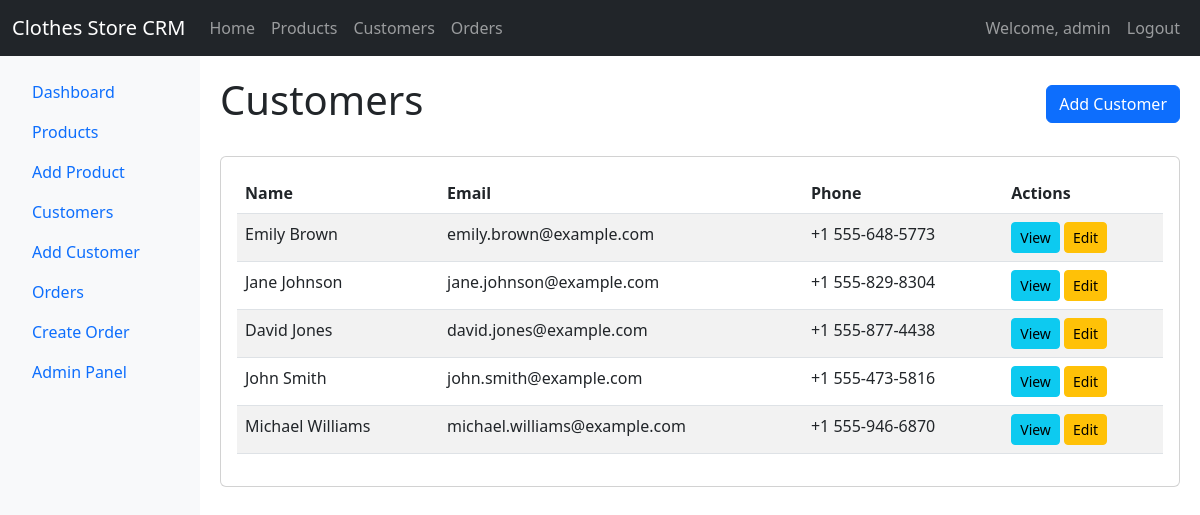
The page /customers/ (signed in) on the database its author committed.
### core/models.py (models this page shows, shortened)
class Customer(models.Model):
    first_name = models.CharField(max_length=50)
    last_name = models.CharField(max_length=50)
    email = models.EmailField(unique=True)
    phone_number = models.CharField(max_length=15)
    address = models.TextField()
    @property
    def full_name(self):
        return f"{self.first_name} {self.last_name}"

### core/views.py (the view)
# urls.py: path('customers/', views.customer_list, name='customer_list'),
@login_required
def customer_list(request):
    customers = Customer.objects.all().order_by('last_name', 'first_name')
    return render(request, 'core/customers/list.html', {'customers': customers})

### core/templates/core/customers/list.html
{% extends "core/base.html" %}
{% block content %}
<div class="d-flex justify-content-between align-items-center mb-4">
    <h1>Customers</h1>
    <a href="{% url 'customer_create' %}" class="btn btn-primary">Add Customer</a>
</div>
<div class="card">
    <div class="card-body">
        <div class="table-responsive">
            <table class="table table-striped">
                <thead>
                    <tr>
                        <th>Name</th>
                        <th>Email</th>
                        <th>Phone</th>
                        <th>Actions</th>
                    </tr>
                </thead>
                <tbody>
                    {% for customer in customers %}
                    <tr>
                        <td>{{ customer.full_name }}</td>
                        <td>{{ customer.email }}</td>
                        <td>{{ customer.phone_number }}</td>
                        <td>
                            <a href="{% url 'customer_detail' customer.pk %}" class="btn btn-sm btn-info">View</a>
                            <a href="{% url 'customer_update' customer.pk %}" class="btn btn-sm btn-warning">Edit</a>
                        </td>
                    </tr>
                    {% empty %}
                    <tr>
                        <td colspan="4" class="text-center">No customers available.</td>
                    </tr>
                    {% endfor %}
                </tbody>
            </table>
        </div>
    </div>
</div>
{% endblock %}

### core/templates/core/base.html (shortened to what this page needs)
<!DOCTYPE html>
<html lang="en">
<head>
    <link href="https://cdn.jsdelivr.net/npm/bootstrap@5.3.0-alpha1/dist/css/bootstrap.min.css" rel="stylesheet">
</head>
<body>
    {% if user.is_authenticated %}
    <nav class="navbar navbar-expand-lg navbar-dark bg-dark">
        <div class="container-fluid">
            <a class="navbar-brand" href="{% url 'home' %}">Clothes Store CRM</a>
            <div class="collapse navbar-collapse" id="navbarNav">
                <ul class="navbar-nav me-auto">
                    <li class="nav-item">
                        <a class="nav-link" href="{% url 'home' %}">Home</a>
                    </li>
                    <li class="nav-item">
                        <a class="nav-link" href="{% url 'product_list' %}">Products</a>
                    </li>
                    <li class="nav-item">
                        <a class="nav-link" href="{% url 'customer_list' %}">Customers</a>
                    </li>
                    <li class="nav-item">
                        <a class="nav-link" href="{% url 'order_list' %}">Orders</a>
                    </li>
                </ul>
                <ul class="navbar-nav">
                    <li class="nav-item">
                        <span class="nav-link">Welcome, {{ user.username }}</span>
                    </li>
                    <li class="nav-item">
                        <a class="nav-link" href="{% url 'logout' %}">Logout</a>
                    </li>
                </ul>
            </div>
        </div>
    </nav>
    {% endif %}
    <div class="container-fluid">
        <div class="row">
            {% if user.is_authenticated %}
            <div class="col-md-2 sidebar p-3">
                <ul class="nav flex-column">
                    <li class="nav-item">
                        <a class="nav-link" href="{% url 'home' %}">Dashboard</a>
                    </li>
                    <li class="nav-item">
                        <a class="nav-link" href="{% url 'product_list' %}">Products</a>
                    </li>
                    <li class="nav-item">
                        <a class="nav-link" href="{% url 'product_create' %}">Add Product</a>
                    </li>
                    <li class="nav-item">
                        <a class="nav-link" href="{% url 'customer_list' %}">Customers</a>
                    </li>
                    <li class="nav-item">
                        <a class="nav-link" href="{% url 'customer_create' %}">Add Customer</a>
                    </li>
                    <li class="nav-item">
                        <a class="nav-link" href="{% url 'order_list' %}">Orders</a>
                    </li>
                    <li class="nav-item">
                        <a class="nav-link" href="{% url 'order_create' %}">Create Order</a>
                    </li>
                    <li class="nav-item">
                        <a class="nav-link" href="/admin/" target="_blank">Admin Panel</a>
                    </li>
                </ul>
            </div>
            <div class="col-md-10 content">
            {% else %}
            <div class="col-12 content">
            {% endif %}
                {% block content %}{% endblock %}
            </div>
        </div>
    </div>
</body>
</html>

### core/templates/core/base.html (style rules this page uses)
.sidebar { min-height: calc(100vh - 56px); background-color: #f8f9fa; }
.content { padding: 20px; }

### rows shown on the page
Customer: full_name "Emily Brown", email "emily.brown@example.com", phone_number "+1 555-648-5773"
Customer: full_name "Jane Johnson", email "jane.johnson@example.com", phone_number "+1 555-829-8304"
Customer: full_name "David Jones", email "david.jones@example.com", phone_number "+1 555-877-4438"
Customer: full_name "John Smith", email "john.smith@example.com", phone_number "+1 555-473-5816"
Customer: full_name "Michael Williams", email "michael.williams@example.com", phone_number "+1 555-946-6870"

### other values the page prints
{{ user.username }} "admin"
